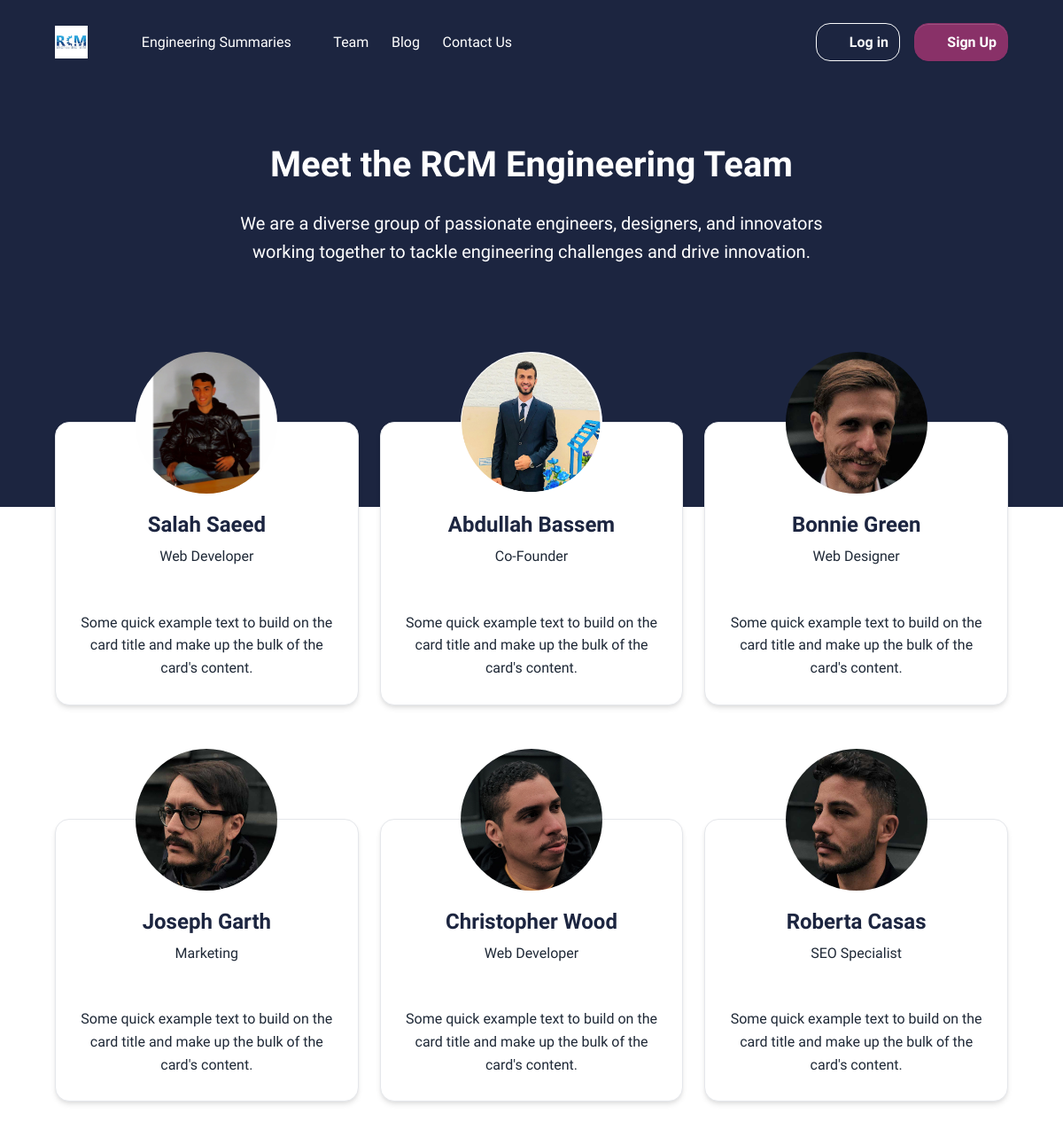
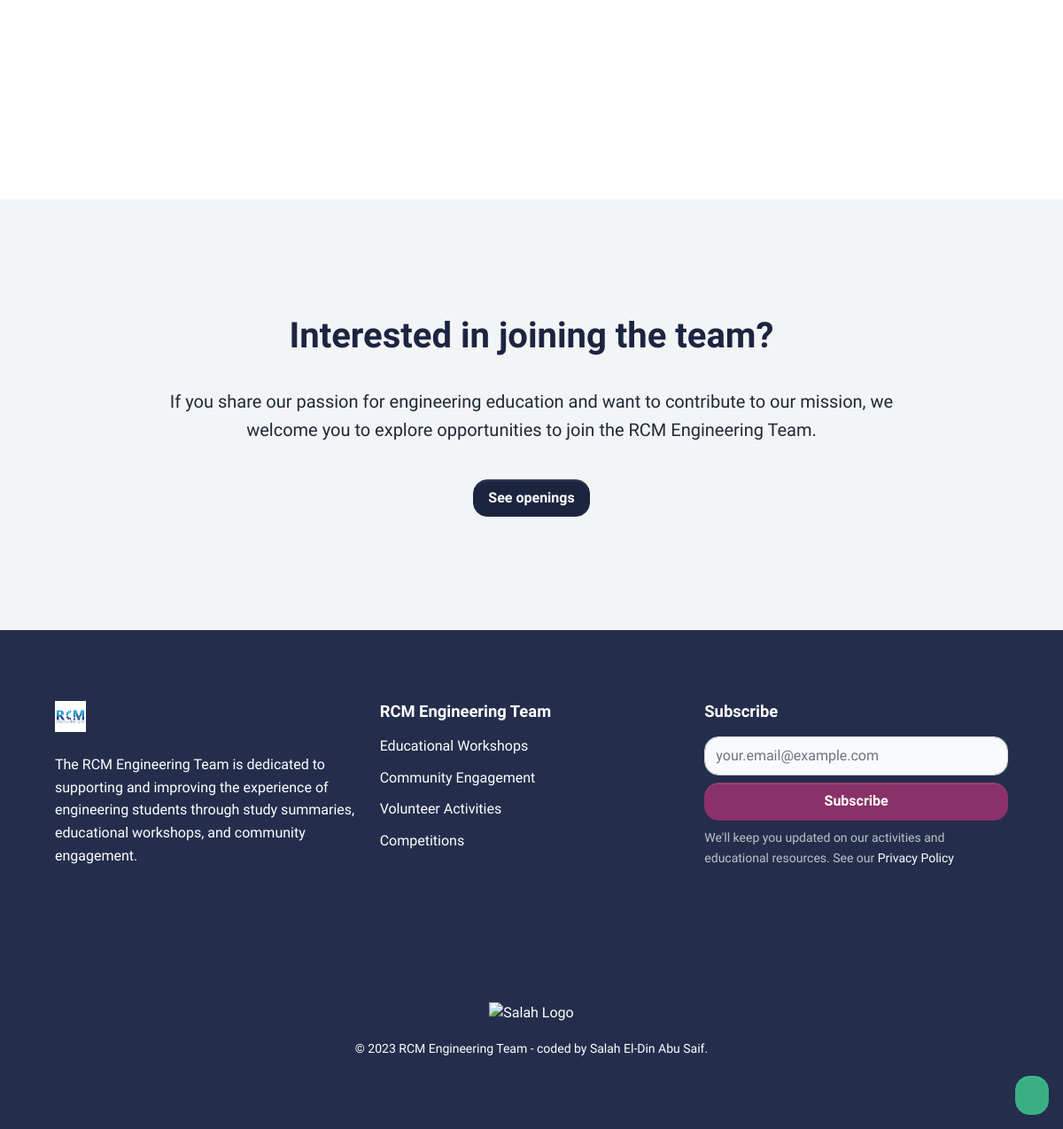
Page /ourteam/ on the committed database (2 pictures, top to bottom).
### ourteam/models.py (models this page shows, shortened)
class TeamMember(models.Model):
    first_name = models.CharField(max_length=100)
    last_name = models.CharField(max_length=100)
    job_title = models.CharField(max_length=100)
    bio = models.TextField(max_length=5000, null=True)
    email = models.EmailField()
    phone = models.CharField(max_length=20)
    image = models.ImageField(upload_to='team/images/')
    social_media_link = models.URLField(blank=True, null=True)
    join_date = models.DateField()

### ourteam/views.py (the view)
# urls.py: path('ourteam/', views.team_list, name='team_list'),
def team_list(request):
    team_members = TeamMember.objects.all()
    return render(request, 'ourteam/team_list.html', {'team_members': team_members})

### templates/ourteam/team_list.html (shortened to what this page needs)
{% extends 'base.html' %}
{% block content %}
    {% include 'includes/header.html' %}
    <main>
        <section class="section-header bg-secondary pb-8 pb-md-11 mb-4 mb-lg-6 text-white">
            <div class="container">
                <div class="row justify-content-center">
                    <div class="col-12 col-md-10 col-lg-8 text-center">
                        <h1 class="display-3 text-white mb-4">Meet the RCM Engineering Team</h1>
                        <p class="lead">We are a diverse group of passionate engineers, designers, and innovators working together to tackle engineering challenges and drive innovation.</p>
                    </div>
                </div>
            </div>
        </section>
        <section class="section section-lg pt-0">
            <div class="container mt-n8 mt-lg-n10 z-2">
                <div class="row mt-7">
                    {% for member in team_members %}
                        <div class="col-12 col-md-6 col-lg-4 mb-7">
                            <div class="card shadow border-gray-300 text-center">
                                <div class="profile-thumbnail mx-auto mt-n6">
                                    <img src="{{ member.image.url }}" class="card-img-top rounded-circle border-0" alt="{{ member.first_name }}">
                                </div>
                                <div class="card-body">
                                    <h2 class="h4 card-title mb-2">{{ member.first_name }}  {{ member.last_name }}</h2>
                                    <span class="card-subtitle text-gray fw-normal">
                                        {{ member.job_title }}
                                    </span>
                                    <ul class="list-unstyled d-flex justify-content-center mt-3 mb-0">
                                        <li>
                                            <a href="#" target="_blank" aria-label="facebook social link" class="text-facebook me-3">
                                                <span class="fab fa-facebook-f"></span>
                                            </a>
                                        </li>
                                        <li>
                                            <a href="#" target="_blank" aria-label="twitter social link" class="text-twitter me-3">
                                                <span class="fab fa-twitter"></span>
                                            </a>
                                        </li>
                                        <li>
                                            <a href="#" target="_blank" aria-label="slack social link" class="text-slack me-3">
                                                <span class="fab fa-slack-hash"></span>
                                            </a>
                                        </li>
                                        <li>
                                            <a href="#" target="_blank" aria-label="dribbble social link" class="text-dribbble">
                                                <span class="fab fa-dribbble"></span>
                                            </a>
                                        </li>
                                    </ul>
                                    <p class="card-text my-2">{{ member.bio }}</p>
                                </div>
                            </div>
                        </div>
                    {% endfor %}
                </div>
            </div>
        </section>
        <section class="section section-lg bg-gray-200">
            <div class="container z-2">
                <div class="row justify-content-center">
                    <div class="col-md-10 text-center">
                        <h2 class="h1">Interested in joining the team?</h2>
                        <p class="lead py-4 text-gray">
                            If you share our passion for engineering education and want to contribute to our mission, we welcome you to explore opportunities to join the RCM Engineering Team.
                        </p>
                        <a href="" class="btn btn-lg btn-secondary animate-up-2">See openings</a>
                    </div>
                </div>
            </div>
        </section>
    </main>
{% endblock %}

### rows in the picture
TeamMember: image (picture), first_name "Salah", last_name "Saeed", job_title "Web Developer", bio "Some quick example text to build on the card title and make up the bulk of the card's content."
TeamMember: image (picture), first_name "Abdullah", last_name "Bassem", job_title "Co-Founder", bio "Some quick example text to build on the card title and make up the bulk of the card's content."
TeamMember: image (picture), first_name "Bonnie", last_name "Green", job_title "Web Designer", bio "Some quick example text to build on the card title and make up the bulk of the card's content."
TeamMember: image (picture), first_name "Joseph", last_name "Garth", job_title "Marketing", bio "Some quick example text to build on the card title and make up the bulk of the card's content."
TeamMember: image (picture), first_name "Christopher", last_name "Wood", job_title "Web Developer", bio "Some quick example text to build on the card title and make up the bulk of the card's content."
TeamMember: image (picture), first_name "Roberta", last_name "Casas", job_title "SEO Specialist", bio "Some quick example text to build on the card title and make up the bulk of the card's content."
